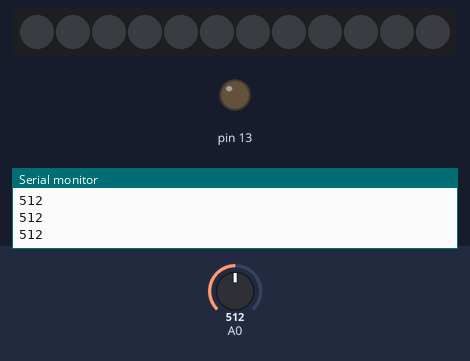
The sketch below on a simulated Arduino Uno, built with avr-gcc and run on an emulated ATmega328P. Shown: 12 RGB LEDs in strip order, left to right, output pins drawn as LEDs (lit = HIGH), the last lines printed to the serial monitor. The test bench sets the inputs (shaded band); at power-on: A0 = 512.

Above: at 1.2 s.
1.3 s: A0 set to 416
2.8 s: A0 set to 387
At 2.96 s:
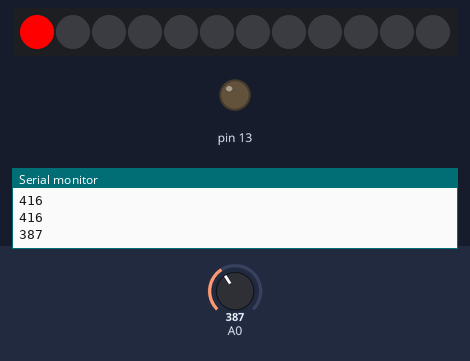
At 3.57 s:
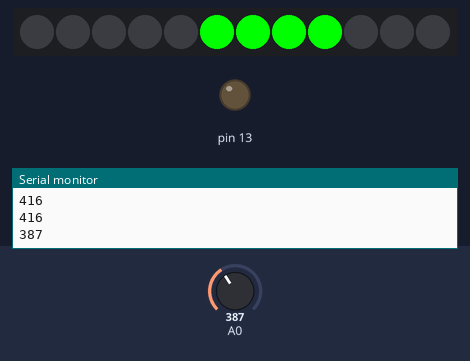
5.2 s: A0 set to 410
At 5.27 s:
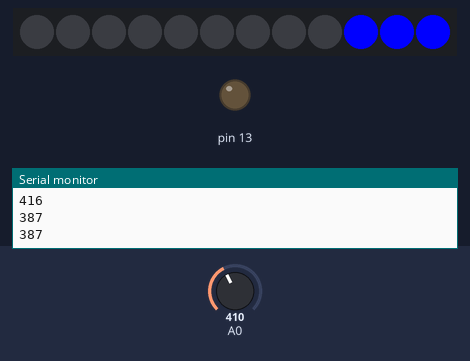
Timing chart, 0 to 8.2 s (numbered marks = the images above; inputs shaded):
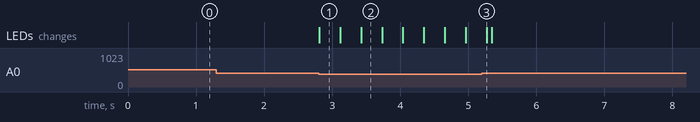

Measured:
- the behaviour switches between 400 and 399 on A0 (found by bisection; images 0 and 1)
- after the input at 2.8 s, the LEDs: change at once (image 1)

The sketch:

sketch_oct16a.ino
```cpp
// Simple NeoPixel test.  Lights just a few pixels at a time so a
// 1m strip can safely be powered from Arduino 5V pin.  Arduino
// may nonetheless hiccup when LEDs are first connected and not
// accept code.  So upload code first, unplug USB, connect pixels
// to GND FIRST, then +5V and digital pin 6, then re-plug USB.
// A working strip will show a few pixels moving down the line,
// cycling between red, green and blue.  If you get no response,
// might be connected to wrong end of strip (the end wires, if
// any, are no indication -- look instead for the data direction
// arrows printed on the strip).


#include <Adafruit_NeoPixel.h>

#define PIN      10
#define N_LEDS 12

Adafruit_NeoPixel strip = Adafruit_NeoPixel(N_LEDS, PIN, NEO_GRB + NEO_KHZ800);

void setup() {
  // put your setup code here, to run once:
pinMode(13, OUTPUT);
Serial.begin(9600);
strip.begin();
}

void loop() {
  // put your main code here, to run repeatedly:
int photo = analogRead(0);
Serial.println(photo);


  if (photo < 400){
chase(strip.Color(255, 0, 0));
chase(strip.Color(0, 255, 0));
chase(strip.Color(0, 0, 255));
  }

  delay(100);
}


static void chase(uint32_t c) {
  for(uint16_t i=0; i<strip.numPixels()+4; i++) {
      strip.setPixelColor(i  , c); // Draw new pixel
      strip.setPixelColor(i-4, 0); // Erase pixel a few steps back
      strip.show();
      delay(25);
  }
}
```
